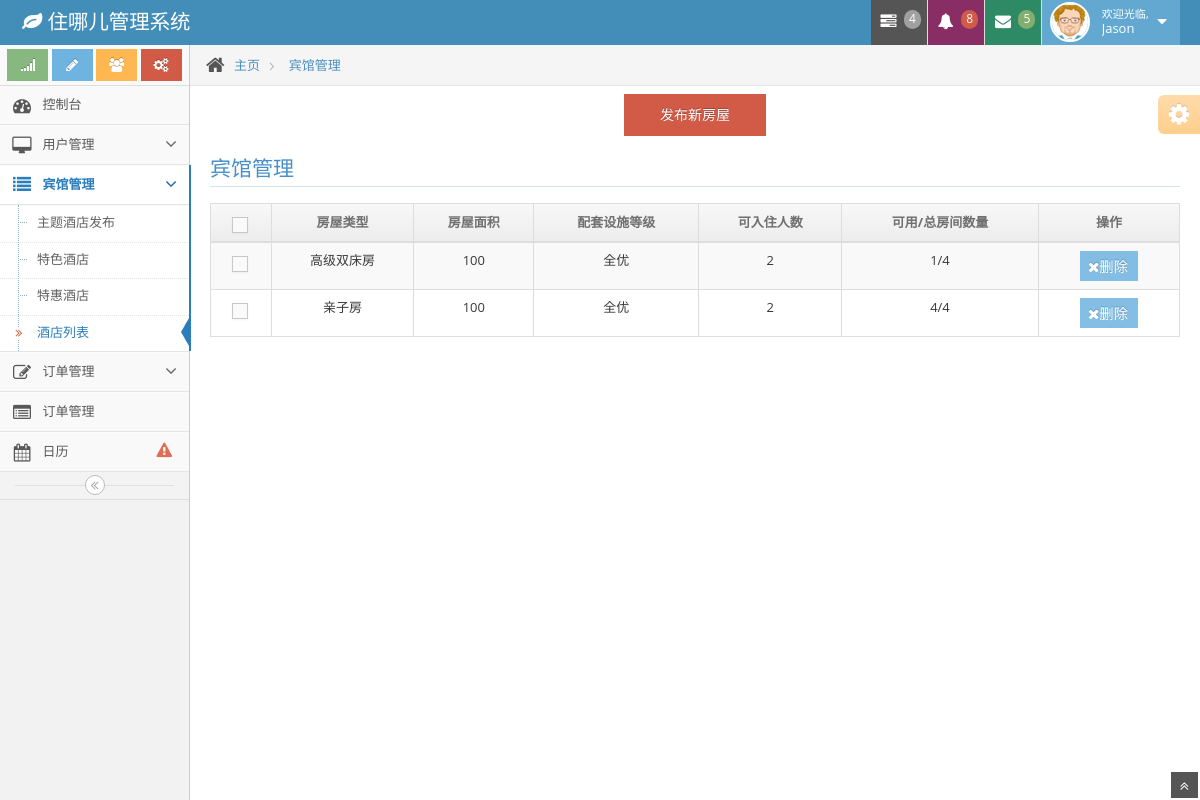
/view/roomList.php?id=4, run on the app's committed database.
### tables this page shows
CREATE TABLE `room` (
  `id` int(11) NOT NULL,
  `hotelId` int(10) NOT NULL COMMENT '酒店id',
  `type` varchar(100) NOT NULL COMMENT '房屋类型',
  `znecancelPrice` int(10) NOT NULL DEFAULT '0' COMMENT '住哪儿可取消价格',
  `znePrice` int(10) NOT NULL DEFAULT '0' COMMENT '住哪儿不可取消价格',
  `delegatecancelPrice` int(10) NOT NULL DEFAULT '0' COMMENT '代理可取消价格',
  `delegatePrice` int(10) NOT NULL DEFAULT '0' COMMENT '代理不可取消价格',
  `hasWindow` int(1) NOT NULL DEFAULT '1' COMMENT '有无窗户：默认有',
  `hasWifi` int(1) NOT NULL DEFAULT '1' COMMENT '有无wifi：默认有',
  `equipmentCondtion` varchar(20) NOT NULL COMMENT '配套设施情况',
  `floor` varchar(100) NOT NULL DEFAULT '1' COMMENT '楼层：默认1楼',
  `square` int(4) NOT NULL COMMENT '面积：平米',
  `bedScale` varchar(10) NOT NULL COMMENT '床大小',
  `availablePerson` int(3) NOT NULL COMMENT '可入住人数',
  `roomCount` int(3) NOT NULL COMMENT '总房间数量',
  `otherInfo` varchar(200) NOT NULL COMMENT '其他信息',
  `count` int(10) NOT NULL COMMENT '可用房屋数量',
  `image1` varchar(100) NOT NULL COMMENT '房屋附图1',
  `image2` varchar(100) NOT NULL COMMENT '房屋附图2',
  `image3` varchar(100) NOT NULL COMMENT '房屋附图3',
  `image4` varchar(100) NOT NULL COMMENT '房屋附图4',
  `image5` varchar(100) NOT NULL COMMENT '房屋附图5'
);

### model/PdoMySQL.class.php (called while the page is built, shortened)
<?php
class PdoMySQL{
	public static $config=array();
	public static $link=null;
	public static $PDOStatement=null;
	public static $queryStr=null;
	public function __construct($dbConfig=''){
		if(!is_array($dbConfig)){
			$dbConfig=array(
			'hostname'=>DB_HOST,
			'username'=>DB_USER,
			'password'=>DB_PWD,
			'database'=>DB_NAME,
			'hostport'=>DB_PORT,
			'dbms'=>DB_TYPE,
			'dsn'=>DB_TYPE.":host=".DB_HOST.";dbname=".DB_NAME
			);
		}
		self::$config=$dbConfig;
		if(empty(self::$config['params']))self::$config['params']=array();
		if(!isset(self::$link)){
			$configs=self::$config;
			try{
				self::$link=new PDO($configs['dsn'],$configs['username'],$configs['password'],$configs['params']);
			}catch(PDOException $e){
				self::throw_exception($e->getMessage());
			}
			self::$link->exec('SET NAMES '.DB_CHARSET);
		}
	}
	public static function getAll($sql=null){
		if($sql!=null){
			self::query($sql);
		}
		$result=self::$PDOStatement->fetchAll(constant("PDO::FETCH_ASSOC"));
		return $result;
	}
	public static function find($tables,$where=null,$fields='*',$group=null,$having=null,$order=null,$limit=null){
		$sql='SELECT '.self::parseFields($fields).' FROM '.'`'.$tables.'`'
		.self::parseWhere($where)
		.self::parseGroup($group)
		.self::parseHaving($having)
		.self::parseOrder($order)
		.self::parseLimit($limit);
		$dataAll=self::getAll($sql);
		return $dataAll;
	}
	public static function parseWhere($where){
		$whereStr='';
		if(is_string($where)&&!empty($where)){
			$whereStr=$where;
		}
		return empty($whereStr)?'':' WHERE '.$whereStr;
	}
	public static function parseGroup($group){
		$groupStr='';
		return empty($groupStr)?'':$groupStr;
	}
	public static function parseHaving($having){
		$havingStr='';
		return $havingStr;
	}
	public static function parseOrder($order){
		$orderStr='';
		return $orderStr;
	}
	public static function parseLimit($limit){
		$limitStr='';
		return $limitStr;
	}
	public static function parseFields($fields){
		if(is_array($fields)){
			array_walk($fields,array('PdoMySQL','addSpecialChar'));
			$fieldsStr=implode(',',$fields);
		}elseif(is_string($fields)&&!empty($fields)){
			if(strpos($fields,'`')===false){
				$fields=explode(',',$fields);
				array_walk($fields,array('PdoMySQL','addSpecialChar'));
				$fieldsStr=implode(',',$fields);
			}else{
				$fieldsStr=$fields;
			}
		}else{
			$fieldsStr='*';
		}
		return $fieldsStr;
	}
	public static function addSpecialChar(&$value){
		return $value;
	}
	public static function query($sql=''){
		$link=self::$link;
		self::$queryStr=$sql;
		self::$PDOStatement=$link->prepare(self::$queryStr);
		$res=self::$PDOStatement->execute();
		return $res;
	}
	public static function haveErrorThrowException(){
		$obj=empty(self::$PDOStatement)?self::$link: self::$PDOStatement;
		$arrError=$obj->errorInfo();
	}
}
?>

### view/roomList.php (the view, shortened to what this page needs)
<!DOCTYPE html>
<html lang="en">
<head>
    <link href="assets/css/bootstrap.min.css" rel="stylesheet" />
    <link rel="stylesheet" href="assets/css/font-awesome.min.css" />
    <link rel="stylesheet" href="assets/css/ace.min.css" />
    <link rel="stylesheet" href="assets/css/ace-rtl.min.css" />
    <link rel="stylesheet" href="assets/css/ace-skins.min.css" />
</head>
<body>
<div class="navbar navbar-default" id="navbar">
    <div class="navbar-container" id="navbar-container">
        <div class="navbar-header pull-left">
            <a href="#" class="navbar-brand">
                <small>
                    <i class="icon-leaf"></i>
                    住哪儿管理系统
                </small>
            </a>
        </div>
        <div class="navbar-header pull-right" role="navigation">
            <ul class="nav ace-nav">
                <li class="grey">
                    <a data-toggle="dropdown" class="dropdown-toggle" href="#">
                        <i class="icon-tasks"></i>
                        <span class="badge badge-grey">4</span>
                    </a>
                </li>
                <li class="purple">
                    <a data-toggle="dropdown" class="dropdown-toggle" href="#">
                        <i class="icon-bell-alt icon-animated-bell"></i>
                        <span class="badge badge-important">8</span>
                    </a>
                </li>
                <li class="green">
                    <a data-toggle="dropdown" class="dropdown-toggle" href="#">
                        <i class="icon-envelope icon-animated-vertical"></i>
                        <span class="badge badge-success">5</span>
                    </a>
                </li>
                <li class="light-blue">
                    <a data-toggle="dropdown" href="#" class="dropdown-toggle">
                        <img class="nav-user-photo" src="assets/avatars/user.jpg" alt="Jason's Photo" />
								<span class="user-info">
									<small>欢迎光临,</small>
									Jason
								</span>
                        <i class="icon-caret-down"></i>
                    </a>
                </li>
            </ul>
        </div>
    </div>
</div>
<div class="main-container" id="main-container">
    <div class="main-container-inner">
        <div class="sidebar" id="sidebar">
            <div class="sidebar-shortcuts" id="sidebar-shortcuts">
                <div class="sidebar-shortcuts-large" id="sidebar-shortcuts-large">
                    <button class="btn btn-success">
                        <i class="icon-signal"></i>
                    </button>
                    <button class="btn btn-info">
                        <i class="icon-pencil"></i>
                    </button>
                    <button class="btn btn-warning">
                        <i class="icon-group"></i>
                    </button>
                    <button class="btn btn-danger">
                        <i class="icon-cogs"></i>
                    </button>
                </div>
            </div>
            <ul class="nav nav-list">
                <li>
                    <a href="index.php">
                        <i class="icon-dashboard"></i>
                        <span class="menu-text"> 控制台 </span>
                    </a>
                </li>
                <li>
                    <a href="#" class="dropdown-toggle">
                        <i class="icon-desktop"></i>
                        <span class="menu-text"> 用户管理</span>
                        <b class="arrow icon-angle-down"></b>
                    </a>
                </li>
                <li class="active open">
                    <a href="#" class="dropdown-toggle">
                        <i class="icon-list"></i>
                        <span class="menu-text"> 宾馆管理</span>
                        <b class="arrow icon-angle-down"></b>
                    </a>
                    <ul class="submenu">
                        <li>
                            <a href="newHotel.php">
                                主题酒店发布
                            </a>
                        </li>
                        <li>
                            <a href="specicalHotel.php">
                                特色酒店
                            </a>
                        </li>
                        <li>
                            <a href="cheapHotel.php">
                                特惠酒店
                            </a>
                        </li>
                        <li class="active">
                            <a href="hotelList.php">
                                <i class="icon-double-angle-right"></i>
                                酒店列表
                            </a>
                        </li>
                    </ul>
                </li>
                <li>
                    <a href="#" class="dropdown-toggle">
                        <i class="icon-edit"></i>
                        <span class="menu-text"> 订单管理 </span>
                        <b class="arrow icon-angle-down"></b>
                    </a>
                </li>
                <li>
                    <a href="widgets.html">
                        <i class="icon-list-alt"></i>
                        <span class="menu-text"> 订单管理 </span>
                    </a>
                </li>
                <li>
                    <a href="calendar.html">
                        <i class="icon-calendar"></i>
								<span class="menu-text">
									日历
									<span class="badge badge-transparent tooltip-error" title="2&nbsp;Important&nbsp;Events">
										<i class="icon-warning-sign red bigger-130"></i>
									</span>
								</span>
                    </a>
                </li>
            </ul>
            <div class="sidebar-collapse" id="sidebar-collapse">
                <i class="icon-double-angle-left" data-icon1="icon-double-angle-left" data-icon2="icon-double-angle-right"></i>
            </div>
        </div>
        <div class="main-content">
            <div class="breadcrumbs" id="breadcrumbs">
                <ul class="breadcrumb">
                    <li>
                        <i class="icon-home home-icon"></i>
                        <a href="account.php">主页</a>
                    </li>
                    <li class="active">
                        <a href="account.php">宾馆管理</a>
                    </li>
                </ul>
            </div>
            <div class="page-content">
                <div class="row">
                    <div class="col-xs-12">
                        <div class="row">
                            <div class="col-xs-5"></div>
                            <?php
                                echo '<div class="col-xs-2"><a class="btn btn-danger btn-block" href="newRoom.php?';
                                echo 'name='.$_REQUEST["name"].'&id='.$_REQUEST["id"].'&wifi='.$_REQUEST["wifi"].'&equipment='.$_REQUEST["equipment"].'">发布新房屋</a></div>';
                            ?>
                            <div class="col-xs-5"></div>
                            <div class="col-xs-12">
                                <h3 class="header smaller lighter blue">宾馆管理</h3>
                                <div class="table-responsive">
                                    <table id="sample-table-2" class="table table-striped table-bordered table-hover">
                                        <thead>
                                        <tr>
                                            <th class="center">
                                                <label>
                                                    <span class="lbl"></span>
                                                </label>
                                            </th>
                                            <th class="center">房屋类型</th>
                                            <th class="center">房屋面积</th>
                                            <th class="hidden-480 center">配套设施等级</th>
                                            <th class="hidden-480 center">可入住人数</th>
                                            <th class="center">可用/总房间数量</th>
                                            <th class="center">操作</th>
                                        </tr>
                                        </thead>
                                        <tbody>
                                        <?php
                                        require_once '../model/PdoMySQL.class.php';
                                        $pdoMysql = new PdoMySQL();
                                        $allrows = $pdoMysql->find("room","hotelId='{$_REQUEST["id"]}'");
                                        foreach($allrows as $row){
                                            echo '<tr>';
                                            echo '<td class="center">';
                                            echo '<label>';
                                            echo '<span class="lbl"></span>';
                                            echo '</label>';
                                            echo '</td>';
                                            echo '<td class="center" id="hotelName">'.$row["type"].'</td>';
                                            echo '<td class="hidden-480 center">'.$row["square"].'</td>';
                                            echo '<td class=" center">'.$row["equipmentCondtion"].'</td>';
                                            echo '<td class="hidden-480 center">'.$row["availablePerson"].'</td>';
                                            echo '<td class=" hidden-480 center">'.$row["count"].'/'.$row["roomCount"].'</td>';
                                            echo '<td class="center">';
                                            echo '<div class="visible-md visible-lg hidden-sm hidden-xs action-buttons">';
                                            echo '<a  class="btn btn-xs btn-info" href="../controller/roomOperator.php?id='.$row["id"].'" role="button"><i class="icon-remove bigger-120">删除</i></a>';
                                            echo '</div>';
                                            echo '</td>';
                                            echo '</tr>';
                                        }
                                        ?>
                                        </tbody>
                                    </table>
                                </div>
                            </div>
                        </div>
                    </div>
                </div>
            </div>
        </div>
        <div class="ace-settings-container" id="ace-settings-container">
            <div class="btn btn-app btn-xs btn-warning ace-settings-btn" id="ace-settings-btn">
                <i class="icon-cog bigger-150"></i>
            </div>
        </div>
    </div>
    <a href="#" id="btn-scroll-up" class="btn-scroll-up btn btn-sm btn-inverse">
        <i class="icon-double-angle-up icon-only bigger-110"></i>
    </a>
</div>
</body>
</html>

### data on the page
room: type "高级双床房", square "100", equipmentCondtion "全优", availablePerson "2", count "1", roomCount "4"
room: type "亲子房", square "100", equipmentCondtion "全优", availablePerson "2", count "4", roomCount "4"
